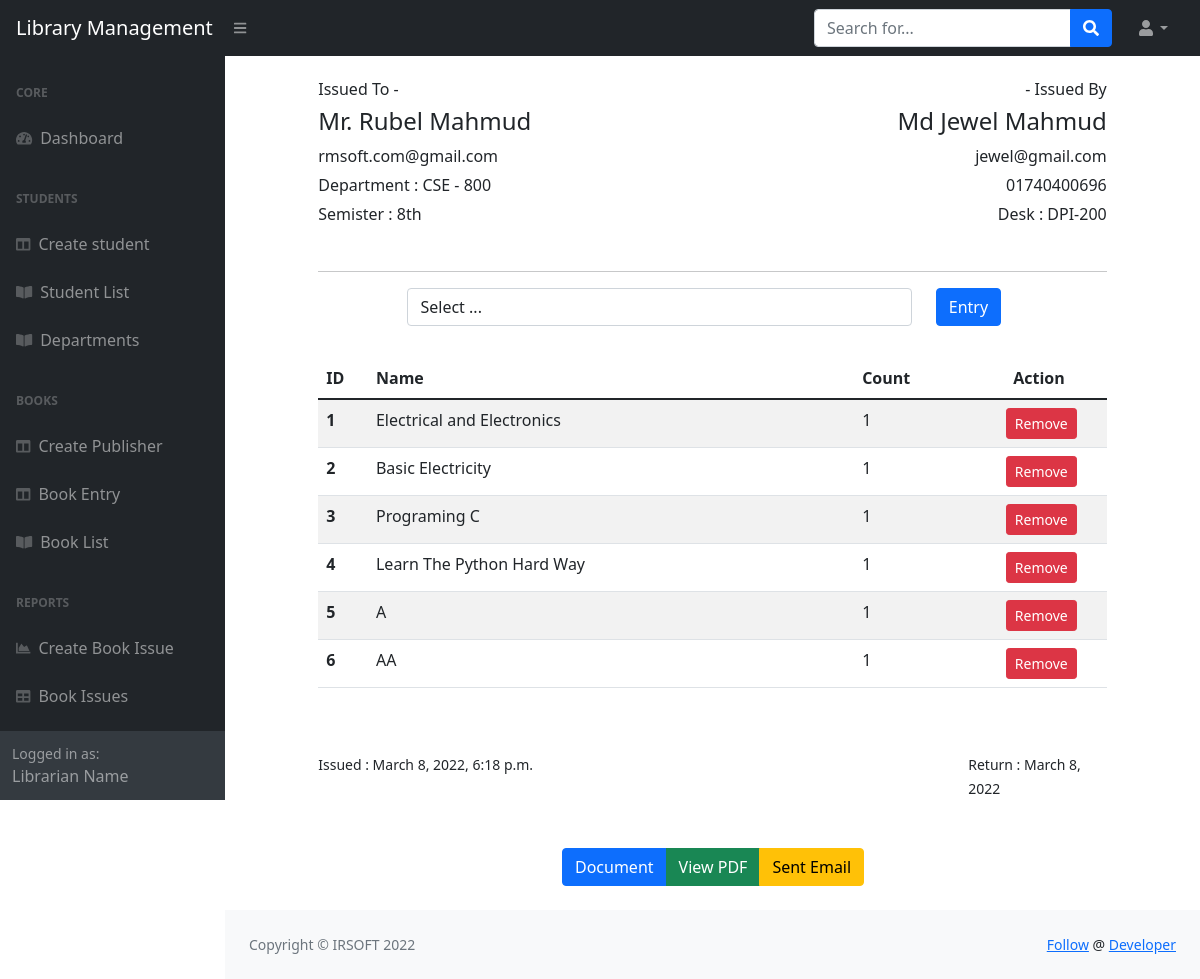
Page /issues/33/update/ on the committed database.
### book_issues/models.py (models this page shows, shortened)
class BookIssue(models.Model):
    issueId = models.CharField(max_length=50, null=True, blank=True, editable=False)
    title = models.CharField(max_length=100, default='Book reception info')
    slug = models.CharField(max_length=200, null=True, blank=True)
    student = models.ForeignKey(Student, on_delete=models.CASCADE)
    librarian = models.ForeignKey(Librarian, on_delete=models.CASCADE)
    books = models.ManyToManyField(Book)
    issue_date = models.DateTimeField(auto_now_add=True)
    updated_at = models.DateTimeField(null=True, blank=True)
    return_date = models.DateField(null=True, blank=True)
    is_closed = models.BooleanField(default=False)
    class Meta:
        verbose_name_plural = 'bookissues'

### students/models.py (models this page shows, shortened)
class Student(models.Model):
    semisters = (
        ('1st','1st'),
        ('2nd','2nd'),
        ('3rd','3rd'),
        ('4th','4th'),
        ('5th','5th'),
        ('6th','6th'),
        ('7th','7th'),
        ('8th','8th')
    )
    gender = (
        ('male', 'Male'),
        ('female', 'Female'),
        ('other', 'Other'),
    )
    stdId = models.CharField(max_length=50, null=True, blank=True, editable=False)
    name = models.CharField(max_length=100)
    email = models.CharField(max_length=50)
    mobile = models.CharField(max_length=50)
    session = models.CharField(max_length=50)
    department = models.ForeignKey(Department, on_delete=models.CASCADE)
    semister = models.CharField(choices=semisters, max_length=50)
    dob = models.DateField()
    fatherName = models.CharField(max_length=100)
    motherName = models.CharField(max_length=100)
    address = models.TextField(max_length=500)
    religion = models.CharField(max_length=100)
    gender = models.CharField(choices=gender, max_length=100)
    class Meta:
        verbose_name_plural = 'students'

class Department(models.Model):
    name = models.CharField(max_length=100)
    code = models.CharField(max_length=50)
    description = models.TextField(max_length=600)
    class Meta:
        verbose_name_plural = 'departments'
    def __str__(self):
        return f'{self.name} - {self.code}'

### librarians/models.py (models this page shows, shortened)
class Librarian(models.Model):
    libId = models.CharField(max_length=50, null=True, blank=True)
    name = models.CharField(max_length=100)
    email = models.CharField(max_length=50)
    mobile = models.CharField(max_length=50)
    photo = models.ImageField(max_length=600)
    class Meta:
        verbose_name_plural = 'librarians'

### books/models.py (models this page shows, shortened)
class Book(models.Model):
    semisters = (
        ('1st','1st'),
        ('2nd','2nd'),
        ('3rd','3rd'),
        ('4th','4th'),
        ('5th','5th'),
        ('6th','6th'),
        ('7th','7th'),
        ('8th','8th')
    )
    name = models.CharField(max_length=100)
    code = models.CharField(max_length=50)
    publisher = models.ForeignKey(Publisher, on_delete=models.CASCADE)
    department = models.ForeignKey(Department, on_delete=models.CASCADE)
    semister = models.CharField(choices=semisters, max_length=50)
    amount = models.PositiveIntegerField(default=0)
    class Meta:
        verbose_name_plural = 'books'

### book_issues/views.py (the view, shortened to what this page needs)
# urls.py: path('<int:issue_id>/update/', complete_issue, name='complete_issue'),
def complete_issue(request, issue_id):
    queryset = {}
    issue = BookIssue.objects.get(pk=issue_id)
    books = Book.objects.filter(department=issue.student.department).filter(semister=issue.student.semister)
    queryset['books'] = books
    queryset['issue'] = issue
    queryset['issued_books'] = issue.books.all()
    return render(request, 'book_issues/complete_issue.html', queryset)

### templates/book_issues/complete_issue.html (shortened to what this page needs)
{% extends 'base.html' %}
{% block content %}
<div class="container">
    <br>
    <div class="row">
        <div class="col-md-1"></div>
        <div class="col-md-5 student">
            <h6>Issued To -</h6>
            <h4>{{ issue.student.name }}</h4>
            <p>{{ issue.student.email }}</p>
            <p>Department : {{ issue.student.department }}</p>
            <p>Semister : {{ issue.student.semister }}</p>
        </div>
        <div style="text-align:right;" class="col-md-5 librarian">
            <h6>- Issued By</h6>
            <h4>{{ issue.librarian.name }}</h4>
            <p style="margin-bottom:5px;">{{ issue.librarian.email }}</p>
            <p style="margin-bottom:5px;">{{ issue.librarian.mobile }}</p>
            <p style="margin-bottom:5px;">Desk : DPI-200</p>
        </div>
        <div class="col-md-1"></div>
    </div>
<br>
    <div class="row">
        <div class="col-md-1"></div>
        <div class="col-md-10">
            <hr width="100%">
        </div>
        <div class="col-md-1"></div>
    </div>
    <div class="container">
        <div class="row">
            <div class="col-md-2"></div>
            <div class="col-md-8">
                <form class="form-inline" method="POST">
                    <div class="row">
                        <div class="col-md-10">
                            <select name="book" class=" form-control">
                                <option value="select" selected>Select ...</option>
                            </select>
                        </div>
                        <div class="col-md-2">
                            <button type="submit" class="btn btn-primary mb-2">Entry</button>
                        </div>
                    </div>
                </form>
            </div>
            <div class="col-md-2"></div>
        </div>
    </div>
    <br>
    <div class="row">
        <div class="col-md-1"></div>
        <div class="col-md-10">
            <table class="table table-striped">
              <thead>
                <tr>
                  <th scope="col">ID</th>
                  <th scope="col">Name</th>
                  <th scope="col" style="padding-left:100px;"></th>
                  <th scope="col">Count</th>
                  <th scope="col" style="text-align:right;padding-right:42px;">Action</th>
                </tr>
              </thead>
              <tbody>
              {% for book in issued_books %}
                <tr>
                  <th scope="row">{{ book.id }}</th>
                  <td>{{ book.name }}</td>
                  <td></td>
                  <td>1</td>
                  <td style="text-align:right;padding-right:30px;">
                      <a href="{% url 'remove_issued_book' issue.pk book.pk %}" class="btn btn-sm btn-danger">Remove</a>
                  </td>
                </tr>
              {% endfor %}
              </tbody>
            </table>
        </div>
        <div class="col-md-1"></div>
    </div>
    <br><br>
    <div class="row">
        <div class="col-md-1"></div>
        <div class="col-md-3">
            <small>Issued : {{ issue.issue_date }}</small>
        </div>
        <div class="col-md-5"></div>
        <div class="col-md-2">
            <small style="text-align:right;">Return : {{ issue.issue_date.date }}</small>
        </div>
        <div class="col-md-1"></div>
    </div>
    <br>
    <br>
    <div class="row">
        <div class="col-md-4"></div>
        <div class="col-md-6">
            <div class="btn-group" role="group" aria-label="Basic example">
              <a href="{% url 'document_issue' issue.pk %}" class="btn btn-primary">Document</a>
              <a href="#" class="btn btn-success">View PDF</a>
              <a href="#" class="btn btn-warning">Sent Email</a>
            </div>
        </div>
        <div class="col-md-2"></div>
    </div>
    <br>
</div>
{% endblock content %}

### static/css/custom.css (style rules this page uses)
.student p, librarian { margin:0px 0px 5px 0px; }
.librarian p { margin:0px; }

### rows in the picture
BookIssue: student.name "Mr. Rubel Mahmud", student.email "rmsoft.com@gmail.com", student.department "CSE - 800", student.semister "8th", librarian.name "Md Jewel Mahmud", librarian.email "jewel@gmail.com", librarian.mobile "01740400696", issue_date "March 8, 2022, 6:18 p.m.", issue_date "March 8, 2022"
Book: id "1", name "Electrical and Electronics"
Book: id "2", name "Basic Electricity"
Book: id "3", name "Programing C"
Book: id "4", name "Learn The Python Hard Way"
Book: id "5", name "A"
Book: id "6", name "AA"
